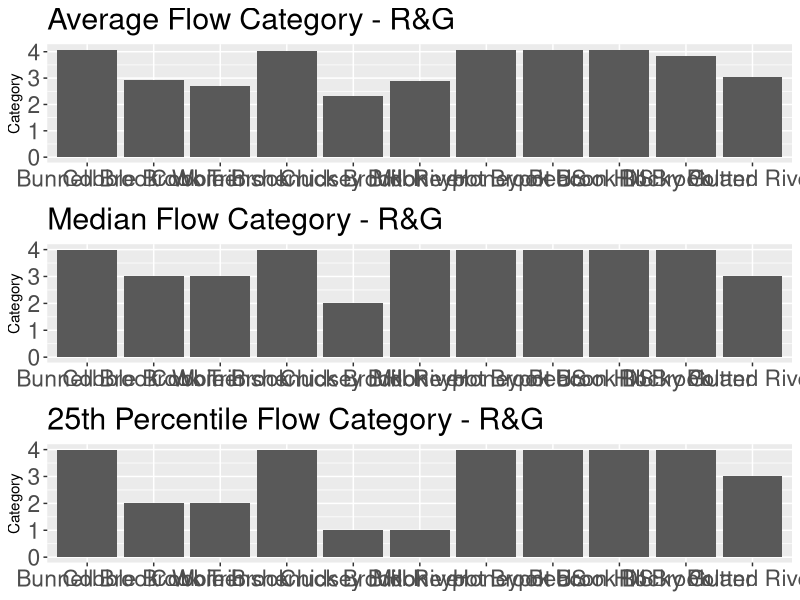
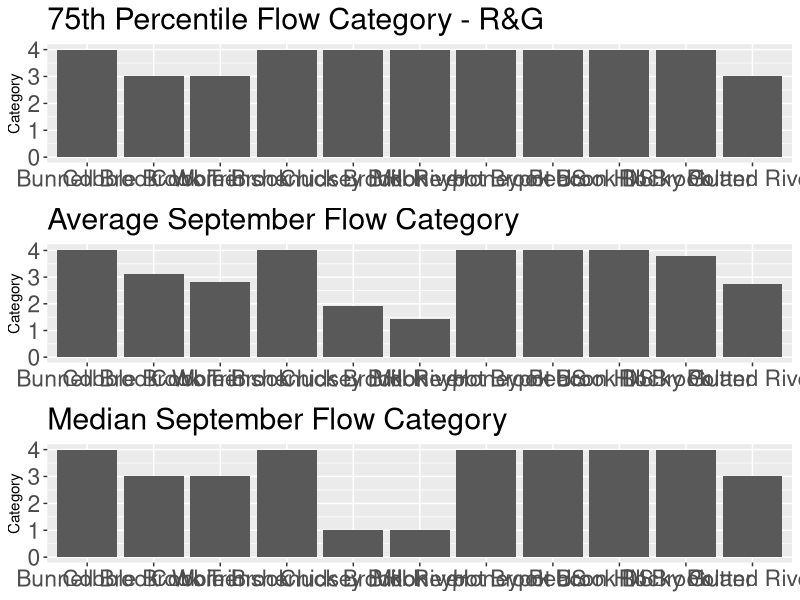
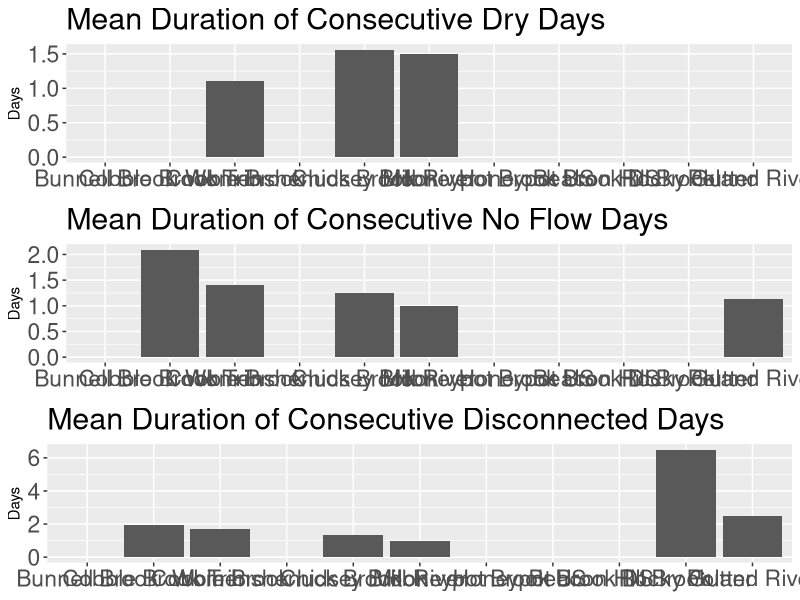
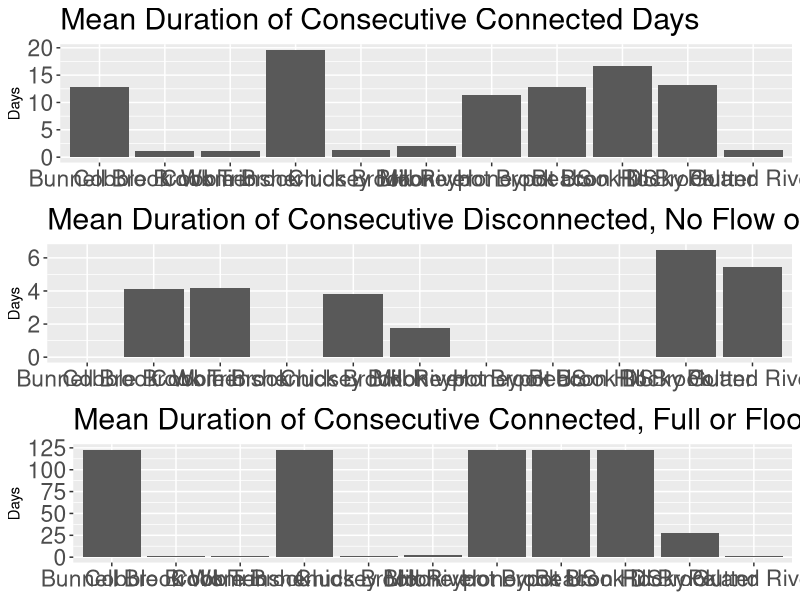
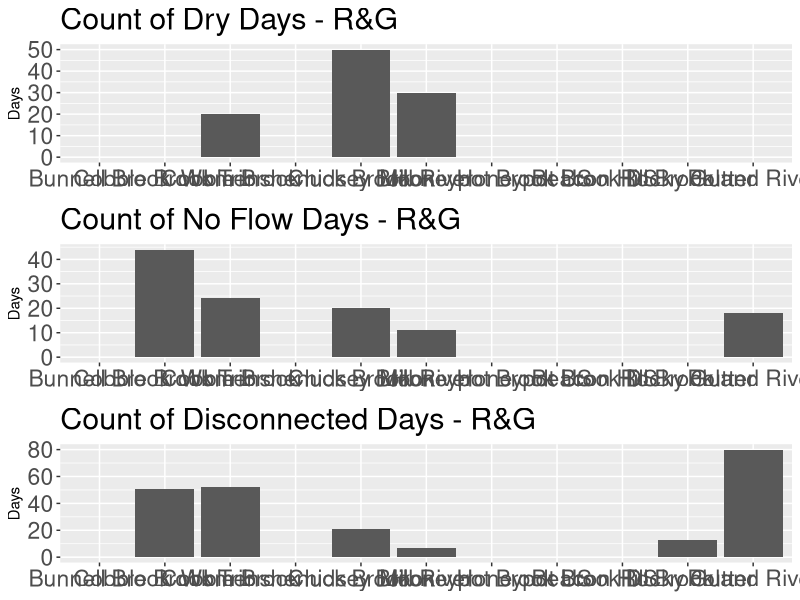
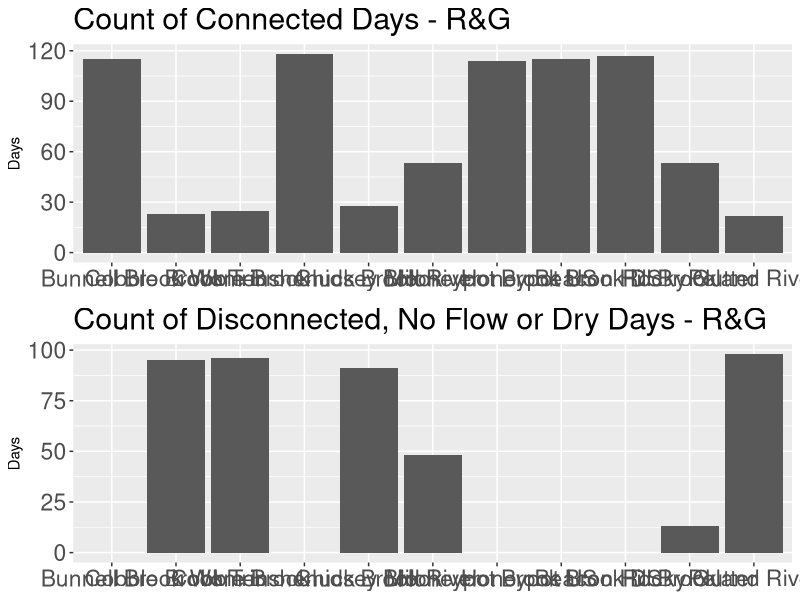
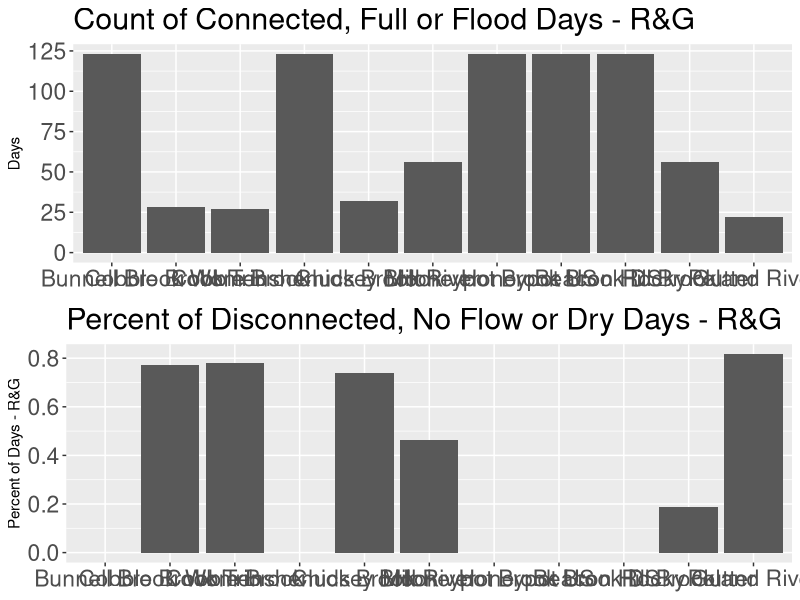
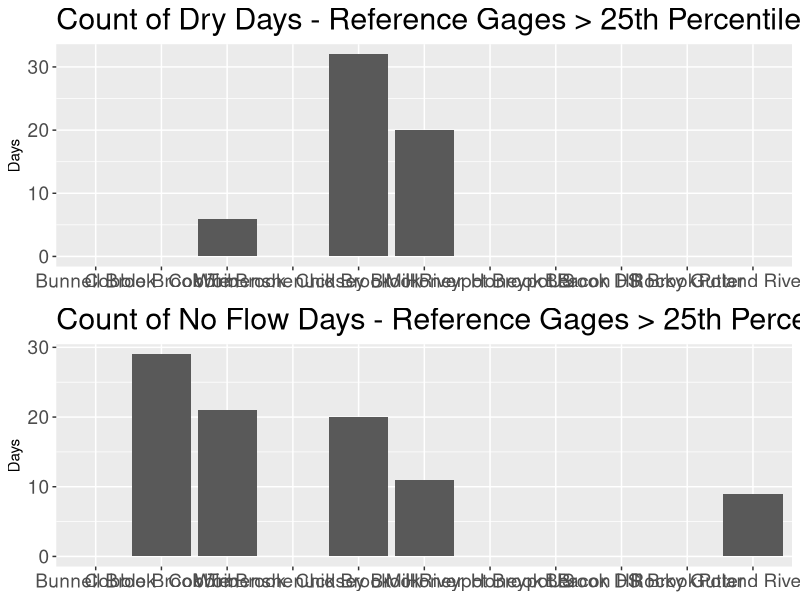

The R script that drew these images, in order:
setwd("P:/Projects/GitHub_Prj/FlowImpair")

library(ggplot2)
library(lubridate)
library(grid)
library(plyr)
library(reshape2)

fobs<-read.csv("data/TrailCam_FlowObs2017.csv",header=TRUE)
fobs$Date<-make_date(year=fobs$Year,month=fobs$Month,day=fobs$Day)
#fobs<- fobs[complete.cases(fobs),]
#fobs$ObsGraph<- fobs$Obs-1
#fobs$Obs_CAT<-factor(fobs$Obs_CAT,levels=c("Dry","No Flow","Low","Normal","Above Normal","Flood"))
fobs<- fobs[which(fobs$Month==7 |fobs$Month==8| fobs$Month==9 | fobs$Month==10),]#RG Period Only


sites<- unique(fobs$STA_SEQ) ##list of stations
site.name<-fobs[,1:2]
site.name<-unique(site.name[c("STA_SEQ","Station_Name")])
colnames(site.name)<-c("site","SName")
flowmetric<- matrix(ncol=23,nrow=length(sites)) #Empty matrix for flow metrics

#####RUN FLOW METRICS For All Sites################
####################################

for (i in 1:length(sites)){

site <- fobs[which(fobs$STA_SEQ==sites[i]),]
site$DurObs<-ifelse(site$Obs>3,1,0)

##Magnitude####
MA<- mean(site$Obs)
M50<- quantile(site$Obs,0.5)
M25<- quantile(site$Obs,0.25)
M75<- quantile(site$Obs,0.75)
Sept<-site[which(site$Month==9),]
MASept<- mean(Sept$Obs)
M50Sept<- quantile(Sept$Obs,0.5)

###Duration####
dur<-rle(site$Obs)  ##calculate the total runs in a sequence
durvalue<- dur$lengths[dur$values==1] ## the run with a particular value 1
D1<- mean(durvalue)  ##the average duration of days

dur<-rle(site$Obs)  ##calculate the total runs in a sequence
durvalue<- dur$lengths[dur$values==2] ## the run with a particular value 1
D2<- mean(durvalue)  ##the average duration of days

dur<-rle(site$Obs)  ##calculate the total runs in a sequence
durvalue<- dur$lengths[dur$values==3] ## the run with a particular value 1
D3<- mean(durvalue)  ##the average duration of days

dur<-rle(site$Obs)  ##calculate the total runs in a sequence
durvalue<- dur$lengths[dur$values==4] ## the run with a particular value 1
D4<- mean(durvalue)  ##the average duration of days

dur<-rle(site$DurObs)  ##calculate the total runs in a sequence
durvalue<- dur$lengths[dur$values==0] ## the run with a particular value 1
DL<- mean(durvalue)  ##the average duration of days

dur<-rle(site$DurObs)  ##calculate the total runs in a sequence
durvalue<- dur$lengths[dur$values==1] ## the run with a particular value 1
DN<- mean(durvalue)  ##the average duration of days

###Frequency####
F1<- nrow(site[which(site$Obs==1),])
F2<- nrow(site[which(site$Obs==2),])
F3<- nrow(site[which(site$Obs==3),])
F4<- nrow(site[which(site$Obs==4),])
FL<- nrow(site[which(site$Obs<4),])
FN<- nrow(site[which(site$Obs>3),])
FPL<-(nrow(site[which(site$Obs<4),]))/(dim(site)[1])

###Frequency compared to reference gages##

G4F1<- nrow(site[which(site$index>3&site$Obs==1),])
G4F2<- nrow(site[which(site$index>3&site$Obs==2),])
G4F3<- nrow(site[which(site$index>3&site$Obs==3),])
G4FL<- nrow(site[which(site$index>4&site$Obs<4),])


#######Combine together
flowmetric[i,]<- rbind(MA,M50,M25,M75,MASept,M50Sept,
                       D1,D2,D3,D4,DL,DN,
                       F1,F2,F3,F4,FL,FN,FPL,
                       G4F1,G4F2,G4F3,G4FL)
}

###########Make dataframe#################################
flowmetric<- as.data.frame(flowmetric,row.names=sites)
colnames(flowmetric)<-c("MA","M50","M25","M75","MASept","M50Sept",
                        "D1","D2","D3","D4","DL","DN",
                        "F1","F2","F3","F4","FL","FN","FPL",
                        "G4F1","G4F2","G4F3","G4FL")
flowmetric$site<- row.names(flowmetric)
flowmetric<-merge(flowmetric,site.name,by="site")
flowmetric$site<-factor(flowmetric$site,levels=c("19657","19460","15244",
                                                 "18513","16046","19141","15192",
                                                 "15193","19600","19708","19709"))
flowmetric$SName<-factor(flowmetric$SName,levels=c("Bunnell Brook","Cobble Brook Trib","Cobble Brook",
                                                 "Womenshenuck Brook","Chidsey Brook","Mill River",
                                                 "Honeypot Brook US","Honeypot Brook DS","Beacon Hill Brook",
                                                 "Rocky Gutter","Poland River"))

####################################################################################

##Magnitude plots##

p1<- ggplot(flowmetric,aes(x=SName,y=MA))+
  geom_bar(stat="identity")+
  labs(title="Average Flow Category - R&G",y="Category")+
  theme(axis.title.x=element_blank(),axis.text=element_text(size=rel(1.5)),
        plot.title=element_text(size=rel(2)))

p2<- ggplot(flowmetric,aes(x=SName,y=M50))+
  geom_bar(stat="identity")+
  labs(title="Median Flow Category - R&G",y="Category")+
  theme(axis.title.x=element_blank(),axis.text=element_text(size=rel(1.5)),
        plot.title=element_text(size=rel(2)))

p3<- ggplot(flowmetric,aes(x=SName,y=M25))+
  geom_bar(stat="identity")+
  labs(title="25th Percentile Flow Category - R&G",y="Category")+
  theme(axis.title.x=element_blank(),axis.text=element_text(size=rel(1.5)),
        plot.title=element_text(size=rel(2)))

p4<- ggplot(flowmetric,aes(x=SName,y=M75),axis.text=element_text(size=rel(1.5)))+
  geom_bar(stat="identity")+
  labs(title="75th Percentile Flow Category - R&G",y="Category")+
  theme(axis.title.x=element_blank(),axis.text=element_text(size=rel(1.5)),
        plot.title=element_text(size=rel(2)))

p5<- ggplot(flowmetric,aes(x=SName,y=MASept),axis.text=element_text(size=rel(1.5)))+
  geom_bar(stat="identity")+
  labs(title="Average September Flow Category",y="Category")+
  theme(axis.title.x=element_blank(),axis.text=element_text(size=rel(1.5)),
        plot.title=element_text(size=rel(2)))

p6<- ggplot(flowmetric,aes(x=SName,y=M50Sept),axis.text=element_text(size=rel(1.5)))+
  geom_bar(stat="identity")+
  labs(title="Median September Flow Category",y="Category")+
  theme(axis.title.x=element_blank(),axis.text=element_text(size=rel(1.5)),
        plot.title=element_text(size=rel(2)))


##Duration plots##

p7<- ggplot(flowmetric,aes(x=SName,y=D1))+
  geom_bar(stat="identity")+
  labs(title="Mean Duration of Consecutive Dry Days",y="Days")+
  theme(axis.title.x=element_blank(),axis.text=element_text(size=rel(1.5)),
        plot.title=element_text(size=rel(2)))

p8<- ggplot(flowmetric,aes(x=SName,y=D2))+
  geom_bar(stat="identity")+
  labs(title="Mean Duration of Consecutive No Flow Days",y="Days")+
  theme(axis.title.x=element_blank(),axis.text=element_text(size=rel(1.5)),
        plot.title=element_text(size=rel(2)))

p9<- ggplot(flowmetric,aes(x=SName,y=D3))+
  geom_bar(stat="identity")+
  labs(title="Mean Duration of Consecutive Disconnected Days",y="Days")+
  theme(axis.title.x=element_blank(),axis.text=element_text(size=rel(1.5)),
        plot.title=element_text(size=rel(2)))

p10<- ggplot(flowmetric,aes(x=SName,y=D4))+
  geom_bar(stat="identity")+
  labs(title="Mean Duration of Consecutive Connected Days",y="Days")+
  theme(axis.title.x=element_blank(),axis.text=element_text(size=rel(1.5)),
        plot.title=element_text(size=rel(2)))

p11<- ggplot(flowmetric,aes(x=SName,y=DL))+
  geom_bar(stat="identity")+
  labs(title="Mean Duration of Consecutive Disconnected, No Flow or Dry Days",y="Days")+
  theme(axis.title.x=element_blank(),axis.text=element_text(size=rel(1.5)),
        plot.title=element_text(size=rel(2)))

p12<- ggplot(flowmetric,aes(x=SName,y=DN))+
  geom_bar(stat="identity")+
  labs(title="Mean Duration of Consecutive Connected, Full or Flood Days",y="Days")+
  theme(axis.title.x=element_blank(),axis.text=element_text(size=rel(1.5)),
        plot.title=element_text(size=rel(2)))

##Frequency Plots######
p13<- ggplot(flowmetric,aes(x=SName,y=F1))+
  geom_bar(stat="identity")+
  labs(title="Count of Dry Days - R&G",y="Days")+
  theme(axis.title.x=element_blank(),axis.text=element_text(size=rel(1.5)),
        plot.title=element_text(size=rel(2)))

p14<- ggplot(flowmetric,aes(x=SName,y=F2))+
  geom_bar(stat="identity")+
  labs(title="Count of No Flow Days - R&G",y="Days")+
  theme(axis.title.x=element_blank(),axis.text=element_text(size=rel(1.5)),
        plot.title=element_text(size=rel(2)))

p15<- ggplot(flowmetric,aes(x=SName,y=F3))+
  geom_bar(stat="identity")+
  labs(title="Count of Disconnected Days - R&G",y="Days")+
  theme(axis.title.x=element_blank(),axis.text=element_text(size=rel(1.5)),
        plot.title=element_text(size=rel(2)))

p16<- ggplot(flowmetric,aes(x=SName,y=F4))+
  geom_bar(stat="identity")+
  labs(title="Count of Connected Days - R&G",y="Days")+
  theme(axis.title.x=element_blank(),axis.text=element_text(size=rel(1.5)),
        plot.title=element_text(size=rel(2)))

p17<- ggplot(flowmetric,aes(x=SName,y=FL))+
  geom_bar(stat="identity")+
  labs(title="Count of Disconnected, No Flow or Dry Days - R&G",y="Days")+
  theme(axis.title.x=element_blank(),axis.text=element_text(size=rel(1.5)),
        plot.title=element_text(size=rel(2)))

p18<- ggplot(flowmetric,aes(x=SName,y=FN))+
  geom_bar(stat="identity")+
  labs(title="Count of Connected, Full or Flood Days - R&G",y="Days")+
  theme(axis.title.x=element_blank(),axis.text=element_text(size=rel(1.5)),
        plot.title=element_text(size=rel(2)))

p23<- ggplot(flowmetric,aes(x=SName,y=FPL))+
  geom_bar(stat="identity")+
  labs(title="Percent of Disconnected, No Flow or Dry Days - R&G",y="Percent of Days - R&G")+
  theme(axis.title.x=element_blank(),axis.text=element_text(size=rel(1.5)),
        plot.title=element_text(size=rel(2)))

##Frequency compared to reference gages Plots##
p19<- ggplot(flowmetric,aes(x=SName,y=G4F1))+
  geom_bar(stat="identity")+
  labs(title="Count of Dry Days - Reference Gages > 25th Percentile Flow",y="Days")+
  theme(axis.title.x=element_blank(),axis.text=element_text(size=rel(1.25)),
        plot.title=element_text(size=rel(2)))

p20<- ggplot(flowmetric,aes(x=SName,y=G4F2))+
  geom_bar(stat="identity")+
  labs(title="Count of No Flow Days - Reference Gages > 25th Percentile Flow",y="Days")+
  theme(axis.title.x=element_blank(),axis.text=element_text(size=rel(1.25)),
        plot.title=element_text(size=rel(2)))

p21<- ggplot(flowmetric,aes(x=SName,y=G4F3))+
  geom_bar(stat="identity")+
  labs(title="Count of Disconnected Days - Reference Gages > 25th Percentile Flow",y="Days")+
  theme(axis.title.x=element_blank(),axis.text=element_text(size=rel(1.25)),
        plot.title=element_text(size=rel(2)))

p22<- ggplot(flowmetric,aes(x=SName,y=G4FL))+
  geom_bar(stat="identity")+
  labs(title="Count of Disconnected, No Flow or Dry Days - Reference Gages > 25th Percentile Flow",y="Days")+
  theme(axis.title.x=element_blank(),axis.text=element_text(size=rel(1.25)),
        plot.title=element_text(size=rel(2)))



#####MULTI-Plot Function##############
#######################################

#call this with p1,p,2,... cols=4
multiplot <- function(..., plotlist=NULL, file, cols=1, layout=NULL) {
  plots <- c(list(...), plotlist)
  numPlots = length(plots)
  if (is.null(layout)) {
    # Make the panel
    # ncol: Number of columns of plots
    # nrow: Number of rows needed, calculated from # of cols
    layout <- matrix(seq(1, cols * ceiling(numPlots/cols)),
                     ncol = cols, nrow = ceiling(numPlots/cols))
  }
  if (numPlots==1) {
    print(plots[[1]])
  } else {
    grid.newpage()
    pushViewport(viewport(layout = grid.layout(nrow(layout), ncol(layout))))
    for (i in 1:numPlots) {
      # Get the i,j matrix positions of the regions that contain this subplot
      matchidx <- as.data.frame(which(layout == i, arr.ind = TRUE))
      print(plots[[i]], vp = viewport(layout.pos.row = matchidx$row,
                                      layout.pos.col = matchidx$col))
    }
  }
}
#########################################

tiff(file="Magnitudeplots1.tiff",width=1800,height=1200)
multiplot(p1,p2,p3,cols=1)
dev.off()

tiff(file="Magnitudeplots2.tiff",width=1800,height=1200)
multiplot(p4,p5,p6,cols=1)
dev.off()

tiff(file="Durationplots1.tiff",width=1800,height=1200)
multiplot(p7,p8,p9,cols=1)
dev.off()

tiff(file="Durationplots2.tiff",width=1800,height=1200)
multiplot(p10,p11,p12,cols=1)
dev.off()

tiff(file="Frequencyplots1.tiff",width=1800,height=1200)
multiplot(p13,p14,p15,cols=1)
dev.off()

tiff(file="Frequencyplots2.tiff",width=1800,height=800)
multiplot(p16,p17,cols=1)
dev.off()

tiff(file="Frequencyplots3.tiff",width=1800,height=800)
multiplot(p18,p23,cols=1)
dev.off()

tiff(file="GageFrequencyplots1.tiff",width=1800,height=800)
multiplot(p19,p20,cols=1)
dev.off()

tiff(file="GageFrequencyplots2.tiff",width=1800,height=800)
multiplot(p21,p22,cols=1)
dev.off()









